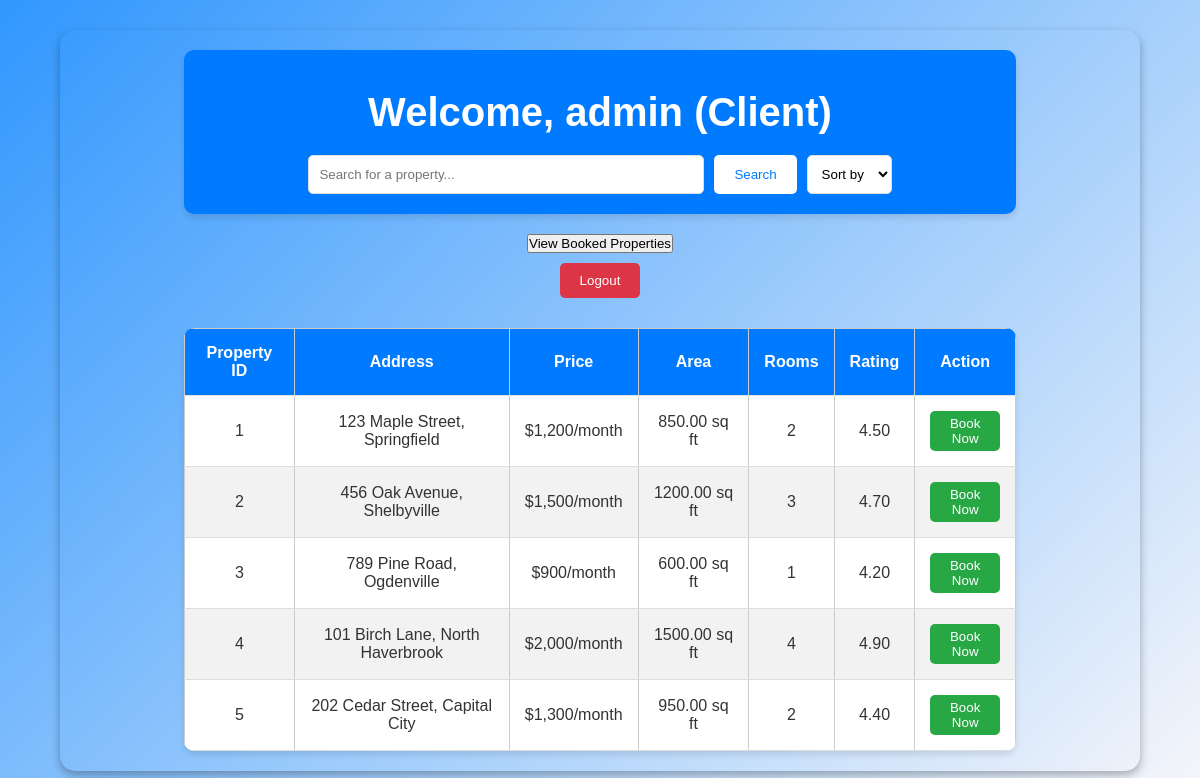
Page /client-dashboard.php (signed in) on the committed database.
### tables this page shows
CREATE TABLE property (
    property_id INT AUTO_INCREMENT PRIMARY KEY,
    address VARCHAR(64),
    value INT,
    area DECIMAL(8,2),
    rooms INT,
    rating DECIMAL(3,2)
);

### client-dashboard.php (the view, shortened to what this page needs)
<?php
include("dbconnect.php");
$username = $_SESSION['username'];
$searchQuery = "";
$sortQuery = "";
$query = "SELECT * FROM property $searchQuery $sortQuery";
$result = mysqli_query($conn, $query);
$showBookedProperties = isset($_POST['viewBookedProperties']) ? true : false;
$bookedPropertiesQuery = "";
?>
<!DOCTYPE html>
<html lang="en">
<head>
    <link rel="stylesheet" href="styles.css">
    <link rel="stylesheet" href="client_styles.css">
</head>
<body>
<div class="dashboard">
    <div class="search-panel">
        <h1 class="welcome-heading">Welcome, <?php echo htmlspecialchars($username); ?> (Client)</h1>
        <form method="POST" action="">
            <input type="text" name="searchTerm" placeholder="Search for a property..." required>
            <button type="submit" name="search" class="search-button">Search</button>
            <select name="sortOption" onchange="this.form.submit()">
                <option value="">Sort by</option>
            </select>
        </form>
    </div>
    <form method="POST" action="">
        <button type="submit" name="viewBookedProperties" class="search-button">View Booked Properties</button>
    </form>
    <form method="POST" action="logout.php">
        <button type="submit" class="logout-button">Logout</button>
    </form>
    <div class="search-results">
        <table>
            <thead>
                <tr>
                    <th>Property ID</th>
                    <th>Address</th>
                    <th>Price</th>
                    <th>Area</th>
                    <th>Rooms</th>
                    <th>Rating</th>
                    <th>Action</th>
                </tr>
            </thead>
            <tbody>
                <?php
                if ($showBookedProperties) {
                    $result = mysqli_query($conn, $bookedPropertiesQuery);
                    if ($result && mysqli_num_rows($result) > 0) {
                        while ($property = mysqli_fetch_assoc($result)) {
                            echo "<tr>";
                            echo "<td>" . htmlspecialchars($property['property_id']) . "</td>";
                            echo "<td>" . htmlspecialchars($property['address']) . "</td>";
                            echo "<td>$" . number_format($property['value']) . "/month</td>";
                            echo "<td>" . htmlspecialchars($property['area']) . " sq ft</td>";
                            echo "<td>" . htmlspecialchars($property['rooms']) . "</td>";
                            echo "<td>" . htmlspecialchars($property['rating']) . "</td>";
                            echo "<td>Booked</td>";
                            echo "</tr>";
                        }
                    } else {
                        echo "<tr><td colspan='7'>No booked properties found.</td></tr>";
                    }
                } else {
                    if ($result && mysqli_num_rows($result) > 0) {
                        while ($property = mysqli_fetch_assoc($result)) {
                            echo "<tr>";
                            echo "<td>" . htmlspecialchars($property['property_id']) . "</td>";
                            echo "<td>" . htmlspecialchars($property['address']) . "</td>";
                            echo "<td>$" . number_format($property['value']) . "/month</td>";
                            echo "<td>" . htmlspecialchars($property['area']) . " sq ft</td>";
                            echo "<td>" . htmlspecialchars($property['rooms']) . "</td>";
                            echo "<td>" . htmlspecialchars($property['rating']) . "</td>";
                            echo "<td><button class='view-details' onclick='showPaymentPopup(" . $property['property_id'] . ")'>Book Now</button></td>";
                            echo "</tr>";
                        }
                    } else {
                        echo "<tr><td colspan='7'>No properties found.</td></tr>";
                    }
                }
                ?>
            </tbody>
        </table>
    </div>
</div>
</body>
</html>

### styles.css (style rules this page uses)
* { margin: 0; padding: 0; box-sizing: border-box; font-family: Arial, sans-serif; }
body { display: flex; justify-content: center; align-items: center; min-height: 100vh; background: linear-gradient(135deg, rgba(0, 128, 255, 0.8), rgba(255, 255, 255, 0.2)); }
h1 { text-align: center; margin-bottom: 20px; color: #fff; }
body::before { content: ''; position: fixed; top: 0; left: 0; width: 100%; height: 100%; background: inherit; filter: invert(100%); clip-path: circle(0% at 0 0); transition: clip-path 0.2s ease; z-index: 0; pointer-events: none; }
.dashboard { display: flex; width: 90%; height: 90%; box-shadow: 0 4px 10px rgba(0, 0, 0, 0.3); border-radius: 15px; overflow: hidden; }
.search-panel { margin: 0 auto; width: 90%; text-align: center; }
.search-panel input[type="text"] { padding: 10px; width: 60%; border: 1px solid #ccc; border-radius: 4px; }
.search-panel .search-button { padding: 10px 15px; background-color: #007bff; color: white; border: none; border-radius: 4px; cursor: pointer; }
.search-results table { width: 100%; border-collapse: collapse; margin-top: 20px; }
.search-results th, .search-results td { border: 1px solid #ccc; padding: 10px; text-align: center; }
.search-results th { background-color: #007bff; color: white; }
.search-results tbody tr:nth-child(even) { background-color: #f2f2f2; }
.view-details { padding: 5px 10px; background-color: #007bff; color: white; border: none; border-radius: 4px; cursor: pointer; }

### client_styles.css (style rules this page uses)
body { font-family: Arial, sans-serif; margin: 0; padding: 0; background-color: #f4f4f9; color: #333; }
.welcome-heading { text-align: center; font-size: 2.5rem; font-weight: bold; margin: 20px 0; color: #fff; }
.dashboard { display: flex; flex-direction: column; align-items: center; padding: 20px; }
.search-panel { background-color: #007BFF; box-shadow: 0 4px 6px rgba(0, 0, 0, 0.1); padding: 20px; border-radius: 10px; width: 80%; margin-bottom: 20px; text-align: center; }
.search-panel form { display: flex; gap: 10px; justify-content: center; }
.search-panel input[type="text"] { width: 50%; padding: 10px; border: 1px solid #ddd; border-radius: 5px; }
.search-panel select { padding: 10px; border-radius: 5px; border: 1px solid #ddd; background-color: #fff; cursor: pointer; }
.search-panel .search-button { background-color: #fff; color: #007BFF; padding: 10px 20px; border: none; border-radius: 5px; cursor: pointer; transition: background-color 0.3s, color 0.3s; }
.search-results { width: 80%; margin-top: 20px; }
.search-results table { width: 100%; border-collapse: collapse; margin: auto; background-color: #fff; box-shadow: 0 4px 6px rgba(0, 0, 0, 0.1); border-radius: 10px; overflow: hidden; text-align: center; }
.search-results table thead { background-color: #007BFF; color: #fff; }
.search-results table th, .search-results table td { padding: 15px; border-bottom: 1px solid #ddd; text-align: center; }
.search-results table td button.view-details { background-color: #28a745; color: #fff; padding: 5px 10px; border: none; border-radius: 5px; cursor: pointer; transition: background-color 0.3s; }
.logout-button { background-color: #dc3545; color: #fff; padding: 10px 20px; border: none; border-radius: 5px; cursor: pointer; margin: 10px; text-align: center; }

### rows in the picture
property: property_id "1", address "123 Maple Street, Springfield", value "1,200", area "850.00", rooms "2", rating "4.50"
property: property_id "2", address "456 Oak Avenue, Shelbyville", value "1,500", area "1200.00", rooms "3", rating "4.70"
property: property_id "3", address "789 Pine Road, Ogdenville", value "900", area "600.00", rooms "1", rating "4.20"
property: property_id "4", address "101 Birch Lane, North Haverbrook", value "2,000", area "1500.00", rooms "4", rating "4.90"
property: property_id "5", address "202 Cedar Street, Capital City", value "1,300", area "950.00", rooms "2", rating "4.40"

### other values in the picture
$username "admin"
